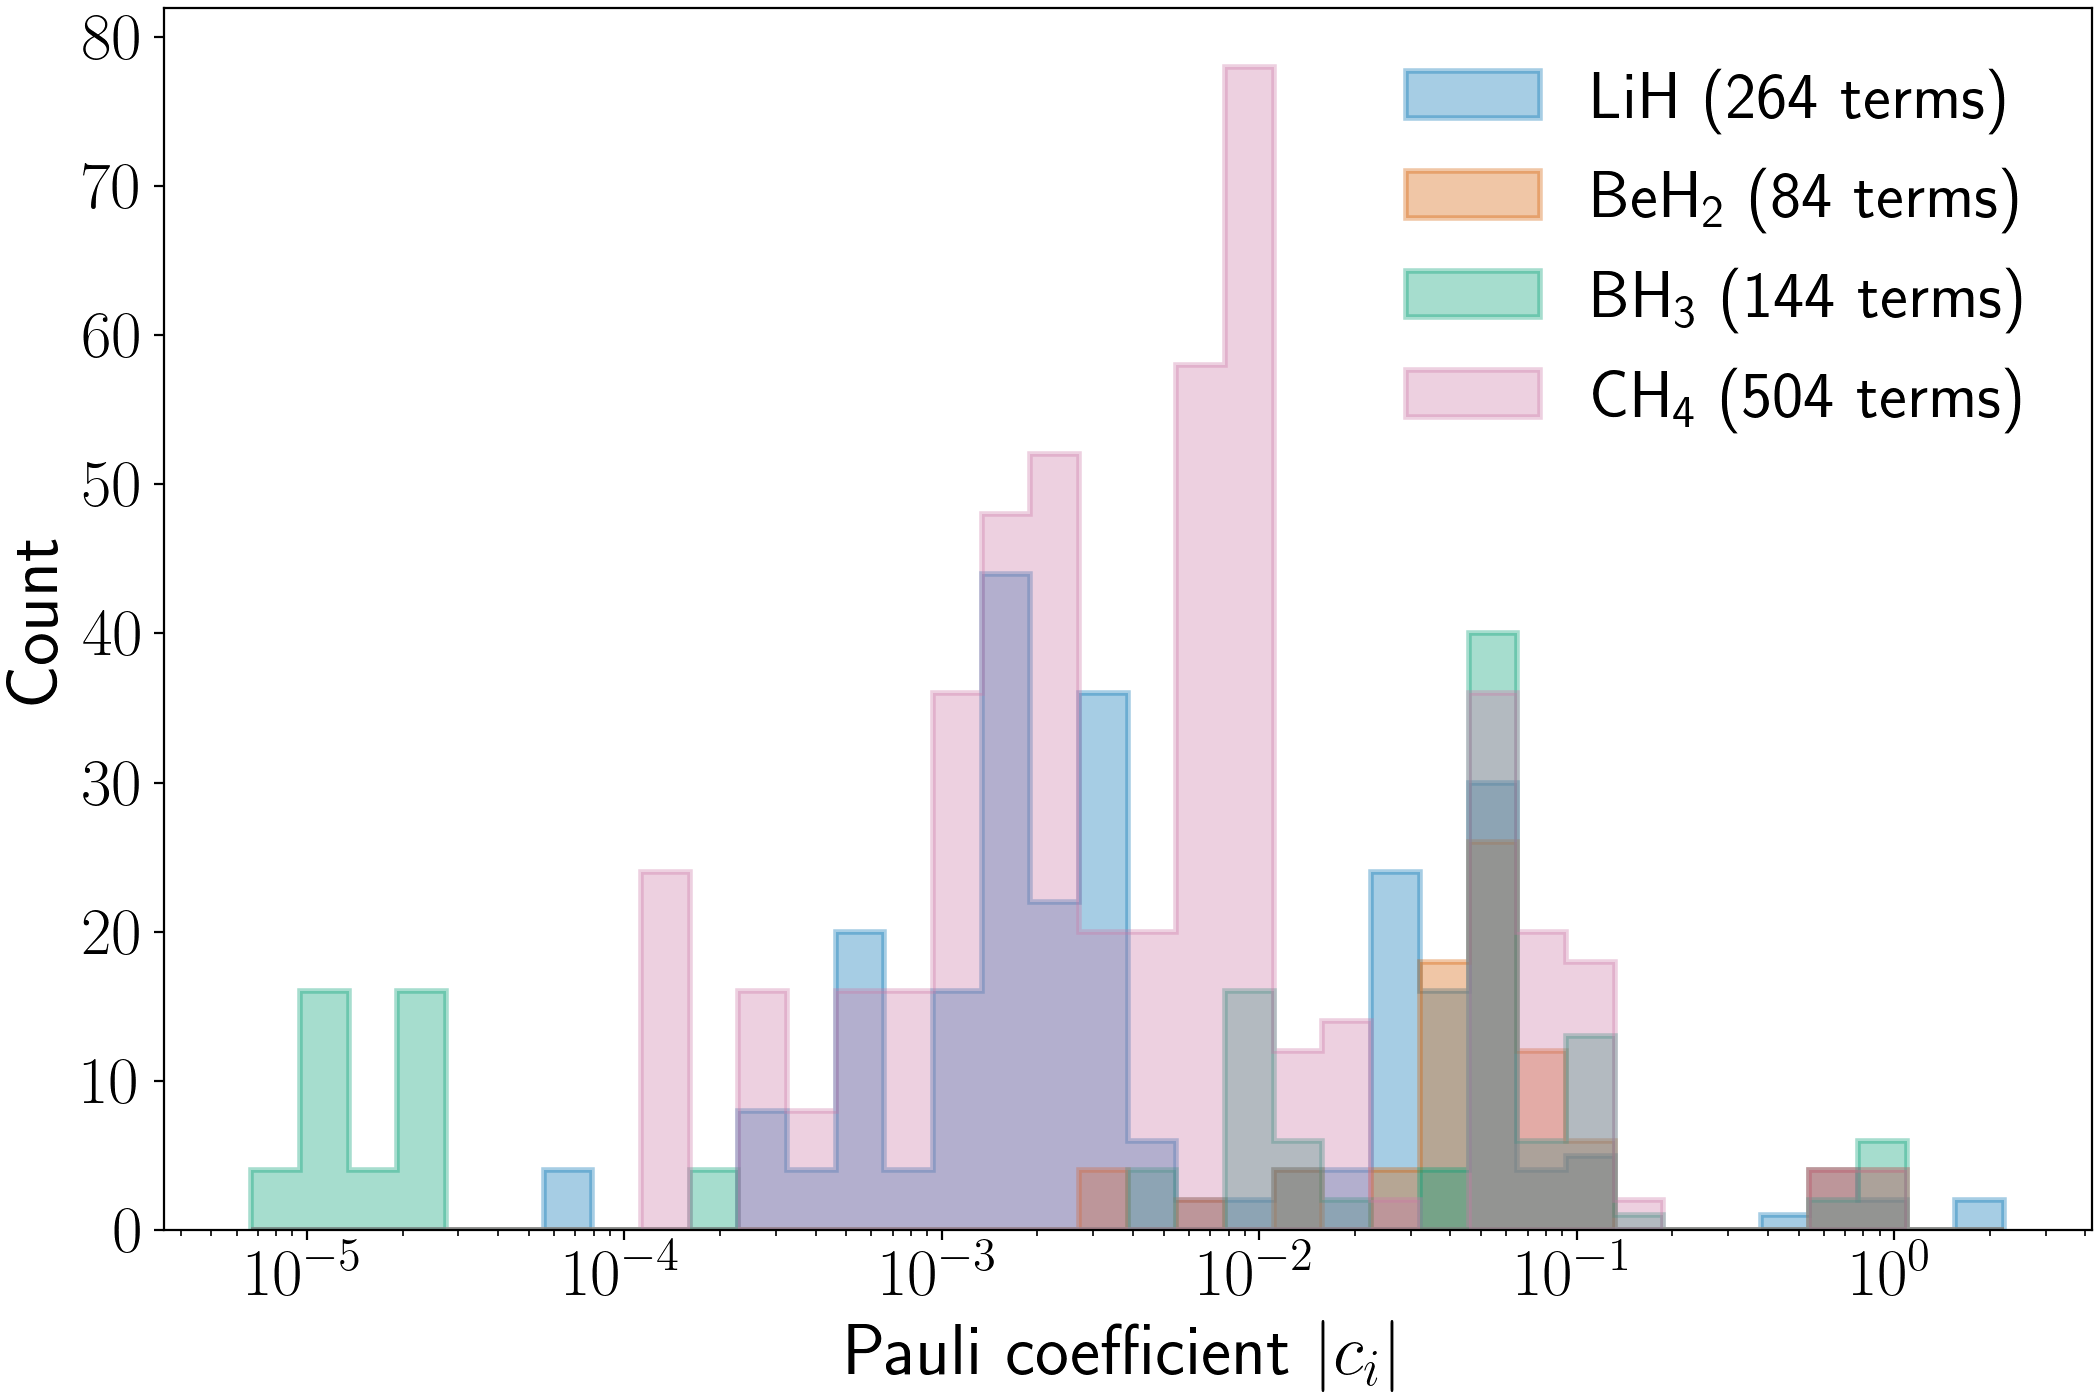

Source code (Python):
from __future__ import annotations

import argparse
from dataclasses import dataclass
from pathlib import Path

import matplotlib.pyplot as plt
import numpy as np
from openfermion import InteractionOperator, get_fermion_operator, jordan_wigner
from openfermion.chem.molecular_data import spinorb_from_spatial
from pyscf import ao2mo, gto, lo, mcscf, scf


EXAMPLE_ROOT = Path(__file__).resolve().parent
DEFAULT_OUTPUT = EXAMPLE_ROOT / "pauli_coefficient_histogram.png"


@dataclass(frozen=True)
class MoleculeSpec:
    label: str
    latex_label: str
    geometry: str
    charge: int = 0
    spin: int = 0


MOLECULES = (
    MoleculeSpec(
        label="LiH",
        latex_label=r"\ce{LiH}",
        geometry="Li 0 0 0; H 0 0 1.595",
    ),
    MoleculeSpec(
        label="BeH2",
        latex_label=r"\ce{BeH2}",
        geometry="H 0 0 -1.326; Be 0 0 0; H 0 0 1.326",
    ),
    MoleculeSpec(
        label="BH3",
        latex_label=r"\ce{BH3}",
        geometry="B 0 0 0; H 1.190 0 0; H -0.595 1.0307 0; H -0.595 -1.0307 0",
    ),
    MoleculeSpec(
        label="CH4",
        latex_label=r"\ce{CH4}",
        geometry=(
            "C 0 0 0; "
            "H 0.629 0.629 0.629; "
            "H -0.629 -0.629 0.629; "
            "H -0.629 0.629 -0.629; "
            "H 0.629 -0.629 -0.629"
        ),
    ),
)


def _pipek_mezey_localize(mol: gto.Mole, coeff: np.ndarray) -> np.ndarray:
    if coeff.shape[1] <= 1:
        return coeff

    localizer = lo.PM(mol, coeff)
    localizer.verbose = 0
    return localizer.kernel(verbose=0)


def _localized_active_mo_coefficients(
    mf: scf.hf.RHF,
    *,
    active_occupied: int,
    active_virtual: int,
) -> tuple[np.ndarray, int, int]:
    occ_indices = [i for i, occ in enumerate(mf.mo_occ) if occ > 1e-8]
    virt_indices = [i for i, occ in enumerate(mf.mo_occ) if occ <= 1e-8]

    if len(occ_indices) < active_occupied:
        raise ValueError(f"requested {active_occupied} occupied orbitals, found {len(occ_indices)}")
    if len(virt_indices) < active_virtual:
        raise ValueError(f"requested {active_virtual} virtual orbitals, found {len(virt_indices)}")

    active_occ = occ_indices[-active_occupied:]
    active_virt = virt_indices[:active_virtual]
    active_set = set(active_occ + active_virt)

    frozen_core = [i for i in occ_indices if i not in active_occ]
    inactive = [
        i
        for i in range(mf.mo_coeff.shape[1])
        if i not in set(frozen_core) and i not in active_set
    ]

    localized_occ = _pipek_mezey_localize(mf.mol, mf.mo_coeff[:, active_occ])
    localized_virt = _pipek_mezey_localize(mf.mol, mf.mo_coeff[:, active_virt])

    mo_coeff = np.hstack(
        [
            mf.mo_coeff[:, frozen_core],
            localized_occ,
            localized_virt,
            mf.mo_coeff[:, inactive],
        ]
    )
    ncas = active_occupied + active_virtual
    nelecas = 2 * active_occupied

    return mo_coeff, ncas, nelecas


def _localized_active_interaction_operator(
    spec: MoleculeSpec,
    *,
    basis: str,
    active_occupied: int,
    active_virtual: int,
) -> tuple[InteractionOperator, dict[str, object]]:
    mol = gto.M(
        atom=spec.geometry,
        basis=basis,
        charge=spec.charge,
        spin=spec.spin,
        unit="Ang",
        verbose=0,
    )
    mf = scf.RHF(mol)
    mf.verbose = 0
    mf.kernel()
    if not mf.converged:
        raise RuntimeError(f"SCF did not converge for {spec.label}")

    mo_coeff, ncas, nelecas = _localized_active_mo_coefficients(
        mf,
        active_occupied=active_occupied,
        active_virtual=active_virtual,
    )
    ncore = (mol.nelectron - nelecas) // 2

    mc = mcscf.CASCI(mf, ncas=ncas, nelecas=nelecas)
    mc.verbose = 0
    h1eff, energy_core = mc.get_h1eff(mo_coeff=mo_coeff, ncas=ncas, ncore=ncore)
    h2eff = mc.get_h2eff(mo_coeff=mo_coeff)

    if len(h2eff.shape) != 4:
        h2_chemist = ao2mo.restore(1, h2eff.ravel(), ncas)
    else:
        h2_chemist = h2eff

    h2_physicist = np.transpose(h2_chemist, (0, 2, 1, 3))
    h1_spin, h2_spin = spinorb_from_spatial(h1eff, h2_physicist)

    interaction_operator = InteractionOperator(
        constant=energy_core,
        one_body_tensor=h1_spin,
        two_body_tensor=0.5 * h2_spin,
    )
    metadata = {
        "basis": basis,
        "localization": "pipek_mezey_split_occ_vir",
        "latex_label": spec.latex_label,
        "active_electrons": nelecas,
        "active_orbitals": ncas,
        "n_qubits": h1_spin.shape[0],
        "hf_energy_hartree": float(mf.e_tot),
    }

    return interaction_operator, metadata


def pauli_abs_coefficients(
    spec: MoleculeSpec,
    *,
    basis: str,
    active_occupied: int,
    active_virtual: int,
    include_identity: bool,
) -> tuple[np.ndarray, dict[str, object]]:
    interaction_operator, metadata = _localized_active_interaction_operator(
        spec,
        basis=basis,
        active_occupied=active_occupied,
        active_virtual=active_virtual,
    )
    qubit_operator = jordan_wigner(get_fermion_operator(interaction_operator))

    coeffs = []
    identity_abs = None
    for pauli_term, coeff in qubit_operator.terms.items():
        abs_coeff = abs(complex(coeff))
        if len(pauli_term) == 0:
            identity_abs = abs_coeff
            if not include_identity:
                continue
        coeffs.append(abs_coeff)

    metadata = {
        **metadata,
        "pauli_terms": len(coeffs),
        "identity_abs_coefficient": identity_abs,
    }

    return np.asarray(coeffs, dtype=float), metadata


def plot_histogram(
    coefficient_sets: dict[str, np.ndarray],
    metadata: dict[str, dict[str, object]],
    *,
    output: Path,
    bins: int,
) -> None:
    positive_coeffs = np.concatenate([values[values > 0.0] for values in coefficient_sets.values()])
    bin_edges = np.geomspace(positive_coeffs.min(), positive_coeffs.max(), bins + 1)

    plt.rcParams.update(
        {
            "text.usetex": True,
            "text.latex.preamble": r"\usepackage[version=4]{mhchem}",
            "font.size": 24,
            "axes.labelsize": 26,
            "xtick.labelsize": 24,
            "ytick.labelsize": 24,
            "legend.fontsize": 24,
        }
    )

    fig, ax = plt.subplots(figsize=(10.5, 7.0), constrained_layout=True)
    colors = ("#0072B2", "#D55E00", "#009E73", "#CC79A7")

    for color, (label, coeffs) in zip(colors, coefficient_sets.items()):
        latex_label = metadata[label]["latex_label"]
        ax.hist(
            coeffs,
            bins=bin_edges,
            histtype="stepfilled",
            alpha=0.35,
            linewidth=2.0,
            color=color,
            edgecolor=color,
            label=f"{latex_label} ({metadata[label]['pauli_terms']} terms)",
        )

    ax.set_xscale("log")
    ax.set_xlabel(r"Pauli coefficient $|c_i|$")
    ax.set_ylabel("Count")
    ax.legend(frameon=False)

    output.parent.mkdir(parents=True, exist_ok=True)
    fig.savefig(output, dpi=200)
    plt.close(fig)


def main() -> None:
    parser = argparse.ArgumentParser(
        description=(
            "Build four localized active-space molecular Hamiltonians, expand them into "
            "Jordan-Wigner Pauli terms, and plot a shared |coefficient| histogram."
        )
    )
    parser.add_argument("--basis", default="sto-3g")
    parser.add_argument("--active-occupied", type=int, default=2)
    parser.add_argument("--active-virtual", type=int, default=2)
    parser.add_argument("--bins", type=int, default=36)
    parser.add_argument("--include-identity", action="store_true")
    parser.add_argument("--output", type=Path, default=DEFAULT_OUTPUT)
    args = parser.parse_args()

    coefficient_sets: dict[str, np.ndarray] = {}
    metadata: dict[str, dict[str, object]] = {}

    for spec in MOLECULES:
        coeffs, mol_metadata = pauli_abs_coefficients(
            spec,
            basis=args.basis,
            active_occupied=args.active_occupied,
            active_virtual=args.active_virtual,
            include_identity=args.include_identity,
        )
        coefficient_sets[spec.label] = coeffs
        metadata[spec.label] = mol_metadata
        print(
            f"{spec.label}: {mol_metadata['pauli_terms']} terms, "
            f"{mol_metadata['n_qubits']} qubits, "
            f"{mol_metadata['localization']}, {mol_metadata['basis']}"
        )

    plot_histogram(
        coefficient_sets,
        metadata,
        output=args.output,
        bins=args.bins,
    )
    print(f"wrote {args.output}")


if __name__ == "__main__":
    main()
